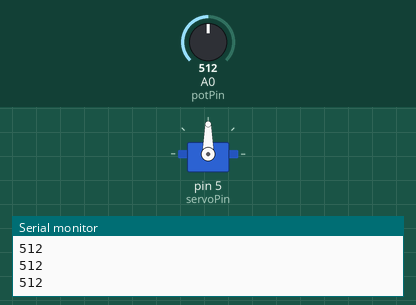
The sketch below on a simulated Arduino Uno, built with avr-gcc and run on an emulated ATmega328P. Parts: servo, the last lines printed to the serial monitor. Inputs (shaded band) come from the test bench; at power-on: A0 (potPin) = 512.

Above: at 1.2 s.
1.3 s: A0 (potPin) set to 716
At 2.1 s:
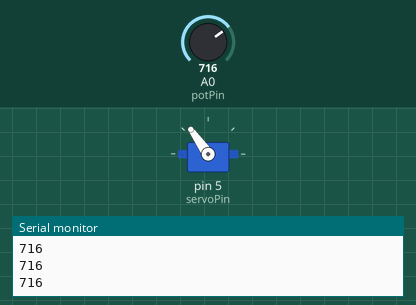
2.8 s: A0 (potPin) set to 900
At 3.1 s:
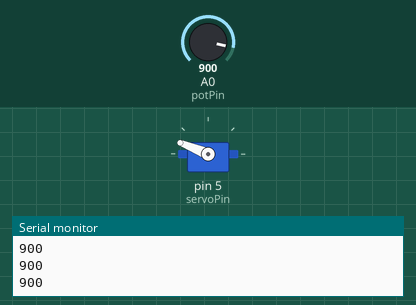
4.3 s: A0 (potPin) set to 1023
At 4.6 s:
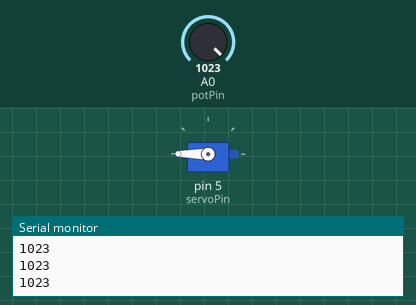
5.8 s: A0 (potPin) set to 306
At 6.9 s:
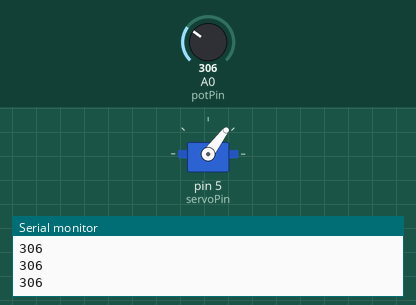
7.3 s: A0 (potPin) set to 122
At 7.9 s:
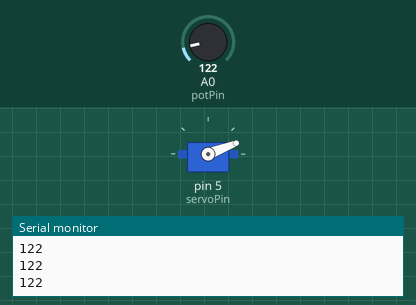
8.8 s: A0 (potPin) set to 0
At 10.0 s:
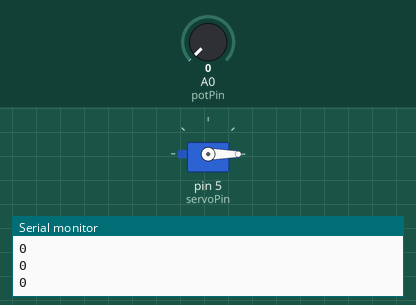
Timing chart, 0 to 11.3 s (numbered marks = the images above; inputs shaded):
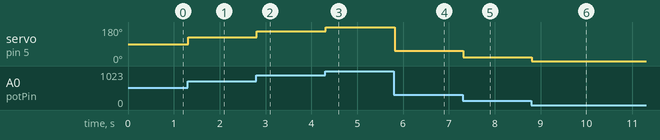

The sketch:

servo_pot.ino
```cpp
/**
OBS! Please read this documentation carfully

Pins:
  NOTE that the pins used are D1 (GPIO 5) And A0
*/


#include <Servo.h> // Library for ESP8266 servo control


Servo myServo;

// Define pin connections
const int servoPin = 5;  // GPIO5 (D1) for servo control
const int potPin = A0;   // A0 for potentiometer input

void setup() {
  // Attach the servo to the defined pin with custom pulse widths
  myServo.attach(servoPin, 544, 2400);
  Serial.begin(115200);
}

void loop() {
  // Read the potentiometer value (0–1023)
  int potValue = analogRead(potPin);
  Serial.println(potValue);

  // Map the potentiometer value to servo angle (0–180 degrees)
  int angle = map(potValue, 0, 1023, 0, 180);

  // Move the servo to the mapped angle
  myServo.write(angle);

  // Add a small delay for stability
  delay(15);
}
```

Measured:
- after the input at 1.3 s, servo on pin 5 (servoPin): 90° → 125° at once
- after the input at 2.8 s, servo on pin 5 (servoPin): 125° → 158° at once
- after the input at 4.3 s, servo on pin 5 (servoPin): 158° → 180° at once
- after the input at 5.8 s, servo on pin 5 (servoPin): 180° → 53° at once
- after the input at 7.3 s, servo on pin 5 (servoPin): 53° → 21° at once
- after the input at 8.8 s, servo on pin 5 (servoPin): 21° → 0° at once
